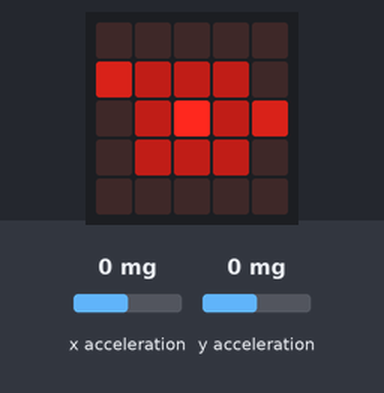
A program run on a simulated BBC micro:bit running MicroPython. On the bench: the board's 5×5 LED display. Inputs (shaded band) come from the test bench; at power-on: x acceleration 0 mg, y acceleration 0 mg. Random numbers come from a fixed seed; the 48×5 strip is a reading aid, not a part: it shows the text the display is scrolling, unrolled, one strip-width of it at a time.

Above: at 1.2 s.
1.3 s: x acceleration set to 286 mg
At 1.94 s:
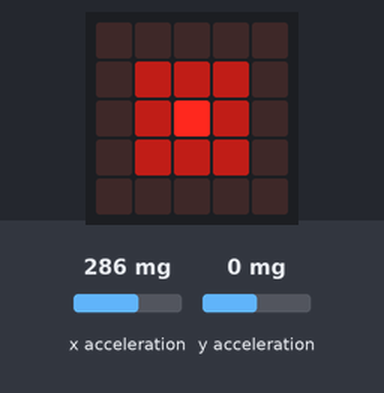
4.0 s: x acceleration set to 327 mg
At 4.24 s:
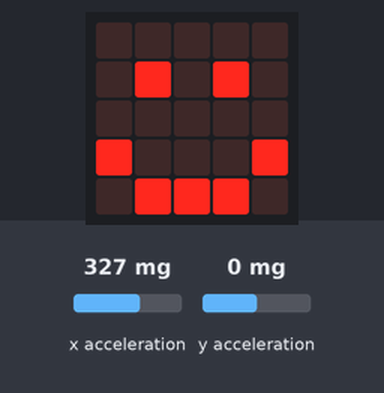
6.1 s: y acceleration set to -281 mg
9.1 s: y acceleration set to -313 mg
At 9.94 s:
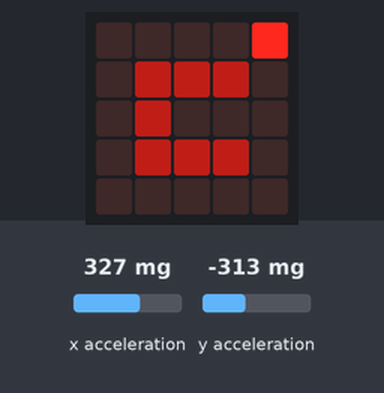
11.2 s: y acceleration set to 278 mg
14.2 s: y acceleration set to 315 mg
At 18.4 s:
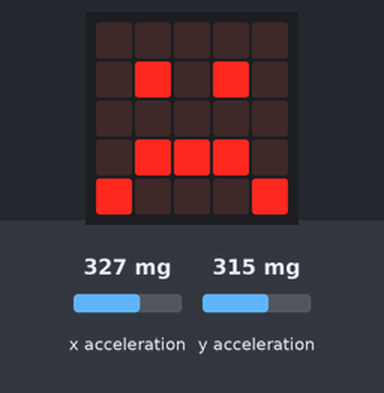

Measured:
- the behaviour switches between 300 and 301 mg on x acceleration (found by bisection; images 1 and 2)
- the behaviour switches between -300 and -301 mg on y acceleration (found by bisection; images 2 and 3)
- the behaviour switches between 300 and 301 mg on y acceleration (found by bisection; images 3 and 4)
- what the display in image 4 shows lasts 0.5 s, from 18.1 s to 18.6 s

The program:

pacbit.py
```python
from microbit import *
import random

# PacBit - A Pac-Man style game for Micro:bit
# Use accelerometer to move Pac-Man and eat dots

# Game variables
pac_x = 2  # Pac-Man starts in the middle
pac_y = 2
score = 0

# Ghosts are [x, y]
ghosts = [[0, 0], [4, 4]]  # Two ghosts start at corners

# Dots to eat are [x, y]
dots = [
    [1, 1], [1, 2], [1, 3],
    [2, 1],         [2, 3],
    [3, 1], [3, 2], [3, 3]
]

def show_game_over():
    display.show(Image.SAD)
    sleep(500)
    display.scroll(str(score))

def reset_game():
    global pac_x, pac_y, score, ghosts, dots
    pac_x = 2
    pac_y = 2
    score = 0
    ghosts = [[0, 0], [4, 4]]
    dots = [
        [1, 1], [1, 2], [1, 3],
        [2, 1],         [2, 3],
        [3, 1], [3, 2], [3, 3]
    ]

while True:
    display.clear()

    # Draw Pac-Man
    display.set_pixel(pac_x, pac_y, 9)  # Bright Pac-Man

    # Draw ghosts (blink to make them spooky)
    if running_time() % 500 < 250:  # Blink every half second
        for ghost in ghosts:
            display.set_pixel(ghost[0], ghost[1], 5)

    # Draw dots
    for dot in dots:
        display.set_pixel(dot[0], dot[1], 3)  # Dim dots

    # Use accelerometer to move Pac-Man
    x_tilt = accelerometer.get_x()
    y_tilt = accelerometer.get_y()

    # Move Pac-Man based on tilt (higher threshold for movement)
    if x_tilt > 300 and pac_x < 4:
        pac_x += 1
    elif x_tilt < -300 and pac_x > 0:
        pac_x -= 1
    if y_tilt > 300 and pac_y < 4:
        pac_y += 1
    elif y_tilt < -300 and pac_y > 0:
        pac_y -= 1

    # Move ghosts randomly every second
    if running_time() % 1000 < 100:
        for ghost in ghosts:
            move = random.randint(0, 3)  # 0=up, 1=down, 2=left, 3=right
            if move == 0 and ghost[1] > 0:
                ghost[1] -= 1
            elif move == 1 and ghost[1] < 4:
                ghost[1] += 1
            elif move == 2 and ghost[0] > 0:
                ghost[0] -= 1
            elif move == 3 and ghost[0] < 4:
                ghost[0] += 1

    # Check for eating dots
    for dot in dots[:]:
        if dot[0] == pac_x and dot[1] == pac_y:
            dots.remove(dot)
            score += 1
            display.show(Image.HAPPY)
            sleep(200)

    # Check for ghost collision
    for ghost in ghosts:
        if ghost[0] == pac_x and ghost[1] == pac_y:
            show_game_over()
            reset_game()
            break

    # Check if all dots are eaten (win condition)
    if not dots:
        display.show(Image.HAPPY)
        sleep(500)
        display.scroll(str(score))
        reset_game()

    sleep(100)  # Refresh rate
```
